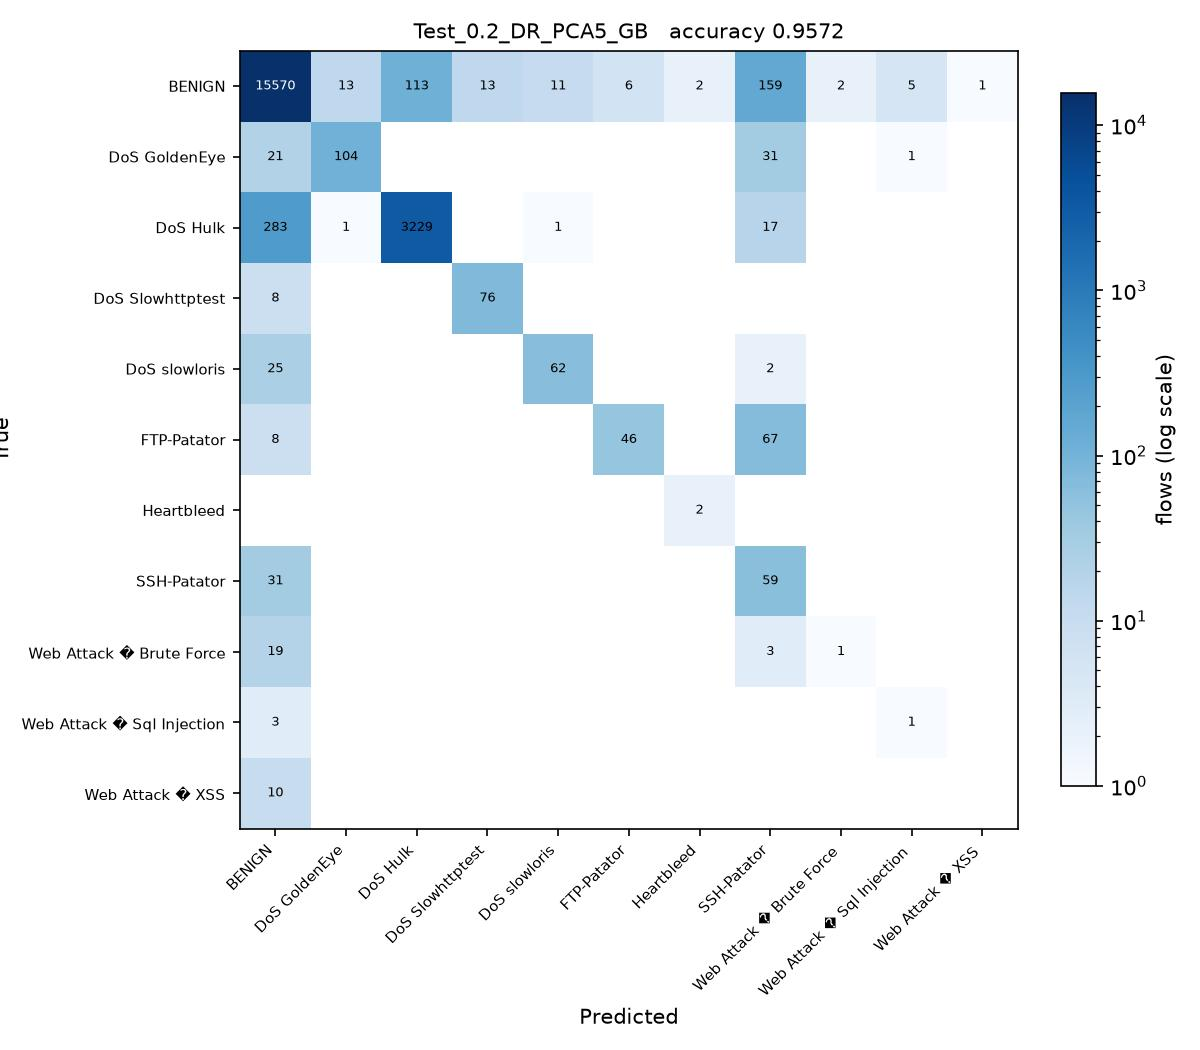

This chart was generated by the following Python code:
# Test_0.2_DR_PCA5_GB.py
#
# Test size 0.2  |  PCA, 5 components  |  Gradient Boosting (sheet #8)
#
# This is SGDC_60_40.py with the changes marked CHANGE below and nothing else.

import os
from pathlib import Path

# CHANGE 1: find the folder holding the three CSV files and run from there, so
# the plain file names below resolve no matter where this script is started
# from or how deeply it sits inside the project folder.
HERE = Path(__file__).resolve().parent
for PROJECT in [HERE, *HERE.parents]:
    if (PROJECT / 'Tuesday-WorkingHours.pcap_ISCX.csv').exists():
        os.chdir(PROJECT)
        break
else:
    raise SystemExit('Put this folder inside the folder that holds the three '
                     'CIC-IDS2017 CSV files, then run the script again.')
import numpy as np
import pandas as pd

df1 = pd.read_csv('Tuesday-WorkingHours.pcap_ISCX.csv', low_memory=True)
df2 = pd.read_csv('Wednesday-workingHours.pcap_ISCX.csv', low_memory=True)
df3 = pd.read_csv('Thursday-WorkingHours-Morning-WebAttacks.pcap_ISCX.csv', low_memory=True)

dataset = pd.concat([df1, df2, df3], ignore_index=True)

dataset.columns = dataset.columns.str.strip()

# CHANGE 2: a stratified sample of 100000 flows, the same for every run.
# Gradient Boosting builds one tree per class per stage on a single core, so all
# 1.3 million flows would take hours per script. At least 50 flows of every
# class are kept, so the rare attacks stay in the split.
label = dataset.columns[-1]
dataset = pd.concat(
    [g.sample(n=min(len(g), max(50, round(100000 * len(g) / len(dataset)))), random_state=0)
     for _, g in dataset.groupby(label)],
    ignore_index=True
)

X = dataset.iloc[:, :-1]
y = dataset.iloc[:, -1]

X = X.apply(pd.to_numeric, errors='coerce')

X.replace([np.inf, -np.inf], np.nan, inplace=True)

from sklearn.impute import SimpleImputer

imputer = SimpleImputer(missing_values=np.nan, strategy='mean')
X = imputer.fit_transform(X)

from sklearn.preprocessing import LabelEncoder

labelencoder_y = LabelEncoder()
y = labelencoder_y.fit_transform(y)

from sklearn.model_selection import train_test_split

X_train, X_test, y_train, y_test = train_test_split(
    X,
    y,
    test_size=0.2,   # CHANGE 3: test size
    random_state=0,
    stratify=y
)

# CHANGE 4: PCA, from PCA_LDA_KErnel_PCA_CODE.pdf (fit only on training data)
from sklearn.decomposition import PCA

pca = PCA(n_components=5)
X_train = pca.fit_transform(X_train)
X_test = pca.transform(X_test)

# CHANGE 5: Gradient Boosting (sheet #8) in place of SGDClassifier
from sklearn.ensemble import GradientBoostingClassifier

# random_state=0 is the only addition to the sheet: without a seed the trees
# break ties between equally good splits at random, so a rerun gives
# different numbers (by several points on these components).
classifier = GradientBoostingClassifier(random_state=0)

classifier.fit(X_train, y_train)

y_pred = classifier.predict(X_test) 

from sklearn.metrics import confusion_matrix
from sklearn.metrics import accuracy_score
from sklearn.metrics import precision_score
from sklearn.metrics import recall_score
from sklearn.metrics import f1_score
from sklearn.metrics import classification_report

cm = confusion_matrix(y_test, y_pred)

print("Confusion Matrix:\n")
print(cm)

print("\nAccuracy : {:.4f}".format(accuracy_score(y_test, y_pred)))
print("\nPrecision : {:.4f}".format(precision_score(y_test, y_pred, average='weighted')))
print("\nRecall : {:.4f}".format(recall_score(y_test, y_pred, average='weighted')))
print("\nF1 Score : {:.4f}".format(f1_score(y_test, y_pred, average='weighted')))

print("\nClassification Report:\n")
print(classification_report(y_test, y_pred))

# CHANGE 6: save the confusion matrix as Test_0.2_DR_PCA5_GB.jpg and record the result
import matplotlib
matplotlib.use('Agg')
import matplotlib.pyplot as plt
from matplotlib.colors import LogNorm

here = HERE                     # the folder this script sits in
names = [str(c) for c in labelencoder_y.classes_]
fig, ax = plt.subplots(figsize=(8, 7))
im = ax.imshow(cm, cmap='Blues', norm=LogNorm(vmin=1))
ax.set_xticks(range(len(names)), names, rotation=45, ha='right', fontsize=7)
ax.set_yticks(range(len(names)), names, fontsize=7)
ax.set_xlabel('Predicted')
ax.set_ylabel('True')
ax.set_title('Test_0.2_DR_PCA5_GB   accuracy {:.4f}'.format(accuracy_score(y_test, y_pred)), fontsize=10)
for i in range(cm.shape[0]):
    for j in range(cm.shape[1]):
        if cm[i, j]:
            ax.text(j, i, cm[i, j], ha='center', va='center', fontsize=6,
                    color='white' if cm[i, j] > cm.max() / 3 else 'black')
fig.colorbar(im, ax=ax, fraction=0.04, label='flows (log scale)')
fig.tight_layout()
fig.savefig(here / 'Test_0.2_DR_PCA5_GB.jpg', dpi=150)
plt.close(fig)

row = pd.DataFrame([{
    'Test': 0.2, 'DR': 'PCA5', 'Clas': 'GB',
    'Acc': round(accuracy_score(y_test, y_pred), 4),
    'Pre': round(precision_score(y_test, y_pred, average='weighted'), 4),
    'Rec': round(recall_score(y_test, y_pred, average='weighted'), 4),
    'F1': round(f1_score(y_test, y_pred, average='weighted'), 4),
    'script': 'Test_0.2_DR_PCA5_GB',
}])
# one file per run, so several scripts can run at the same time without
# overwriting each other. 21_run_45_mix.py merges them into the Excel sheet.
out = PROJECT / 'results' / 'parts_mix' / 'Test_0.2_DR_PCA5_GB.csv'
out.parent.mkdir(parents=True, exist_ok=True)
row.to_csv(out, index=False)
